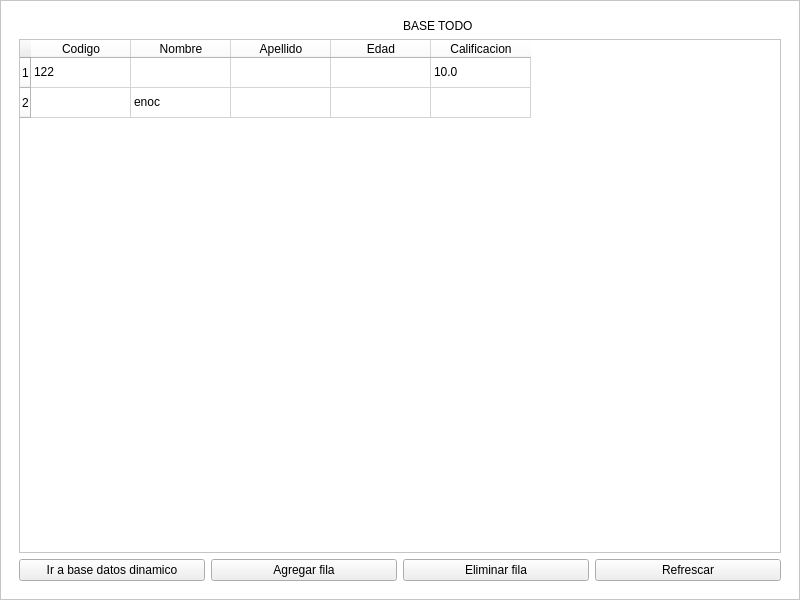
<?xml version="1.0" encoding="UTF-8"?>
<ui version="4.0">
 <class>MainWindow</class>
 <widget class="QMainWindow" name="MainWindow">
  <property name="geometry">
   <rect>
    <x>0</x>
    <y>0</y>
    <width>800</width>
    <height>600</height>
   </rect>
  </property>
  <property name="windowTitle">
   <string>MainWindow</string>
  </property>
  <widget class="QWidget" name="centralwidget">
   <layout class="QHBoxLayout" name="horizontalLayout">
    <property name="spacing">
     <number>0</number>
    </property>
    <property name="leftMargin">
     <number>0</number>
    </property>
    <property name="topMargin">
     <number>0</number>
    </property>
    <property name="rightMargin">
     <number>0</number>
    </property>
    <property name="bottomMargin">
     <number>0</number>
    </property>
    <item>
     <widget class="QFrame" name="frame">
      <property name="styleSheet">
       <string notr="true">QFrame{
background-color: #fff;
}</string>
      </property>
      <property name="frameShape">
       <enum>QFrame::StyledPanel</enum>
      </property>
      <property name="frameShadow">
       <enum>QFrame::Raised</enum>
      </property>
      <layout class="QHBoxLayout" name="horizontalLayout_2">
       <item>
        <widget class="QStackedWidget" name="stackedWidget">
         <property name="currentIndex">
          <number>0</number>
         </property>
         <widget class="QWidget" name="base_datos_todo">
          <layout class="QGridLayout" name="gridLayout">
           <item row="0" column="2">
            <widget class="QLabel" name="label_2">
             <property name="text">
              <string>BASE TODO</string>
             </property>
            </widget>
           </item>
           <item row="1" column="0" colspan="4">
            <widget class="QTableWidget" name="tableWidget_todo">
             <row>
              <property name="text">
               <string>1</string>
              </property>
             </row>
             <row>
              <property name="text">
               <string>2</string>
              </property>
             </row>
             <column>
              <property name="text">
               <string>Codigo</string>
              </property>
             </column>
             <column>
              <property name="text">
               <string>Nombre</string>
              </property>
             </column>
             <column>
              <property name="text">
               <string>Apellido</string>
              </property>
             </column>
             <column>
              <property name="text">
               <string>Edad</string>
              </property>
             </column>
             <column>
              <property name="text">
               <string>Calificacion</string>
              </property>
             </column>
             <item row="0" column="0">
              <property name="text">
               <string>122</string>
              </property>
             </item>
             <item row="0" column="4">
              <property name="text">
               <string>10.0</string>
              </property>
             </item>
             <item row="1" column="1">
              <property name="text">
               <string>enoc</string>
              </property>
             </item>
            </widget>
           </item>
           <item row="2" column="0">
            <widget class="QPushButton" name="bt_ir_base_datos_dinamico">
             <property name="text">
              <string>Ir a base datos dinamico</string>
             </property>
            </widget>
           </item>
           <item row="2" column="1">
            <widget class="QPushButton" name="bt_agregar_fila_todo">
             <property name="text">
              <string>Agregar fila</string>
             </property>
            </widget>
           </item>
           <item row="2" column="2">
            <widget class="QPushButton" name="bt_eliminar_fila_todo">
             <property name="text">
              <string>Eliminar fila</string>
             </property>
            </widget>
           </item>
           <item row="2" column="3">
            <widget class="QPushButton" name="bt_refrescar_todo">
             <property name="text">
              <string>Refrescar</string>
             </property>
            </widget>
           </item>
          </layout>
         </widget>
         <widget class="QWidget" name="base_datos_dinamico">
          <layout class="QGridLayout" name="gridLayout_2">
           <item row="0" column="2">
            <widget class="QLabel" name="label">
             <property name="text">
              <string>BASE DINAMICA</string>
             </property>
            </widget>
           </item>
           <item row="1" column="0" colspan="4">
            <widget class="QTableWidget" name="tableWidget_dinamico">
             <column>
              <property name="text">
               <string>Codigo</string>
              </property>
             </column>
             <column>
              <property name="text">
               <string>Nombre</string>
              </property>
             </column>
             <column>
              <property name="text">
               <string>apellido</string>
              </property>
             </column>
             <column>
              <property name="text">
               <string>edad</string>
              </property>
             </column>
             <column>
              <property name="text">
               <string>calificacion</string>
              </property>
             </column>
             <column>
              <property name="text">
               <string>Nombre completo</string>
              </property>
             </column>
             <column>
              <property name="text">
               <string>Suma de calificacion y edad</string>
              </property>
             </column>
            </widget>
           </item>
           <item row="2" column="0">
            <widget class="QPushButton" name="bt_ir_base_datos_todo">
             <property name="text">
              <string>ir a base datos todo</string>
             </property>
            </widget>
           </item>
           <item row="2" column="1">
            <widget class="QPushButton" name="bt_agregar_fila_dinamico">
             <property name="text">
              <string>Agregar fila</string>
             </property>
            </widget>
           </item>
           <item row="2" column="2">
            <widget class="QPushButton" name="bt_eliminar_fila_dinamico">
             <property name="text">
              <string>Eliminar fila</string>
             </property>
            </widget>
           </item>
           <item row="2" column="3">
            <widget class="QPushButton" name="bt_refrescar_dinamico">
             <property name="text">
              <string>Refrescar</string>
             </property>
            </widget>
           </item>
          </layout>
         </widget>
        </widget>
       </item>
      </layout>
     </widget>
    </item>
   </layout>
  </widget>
 </widget>
 <resources/>
 <connections/>
</ui>
